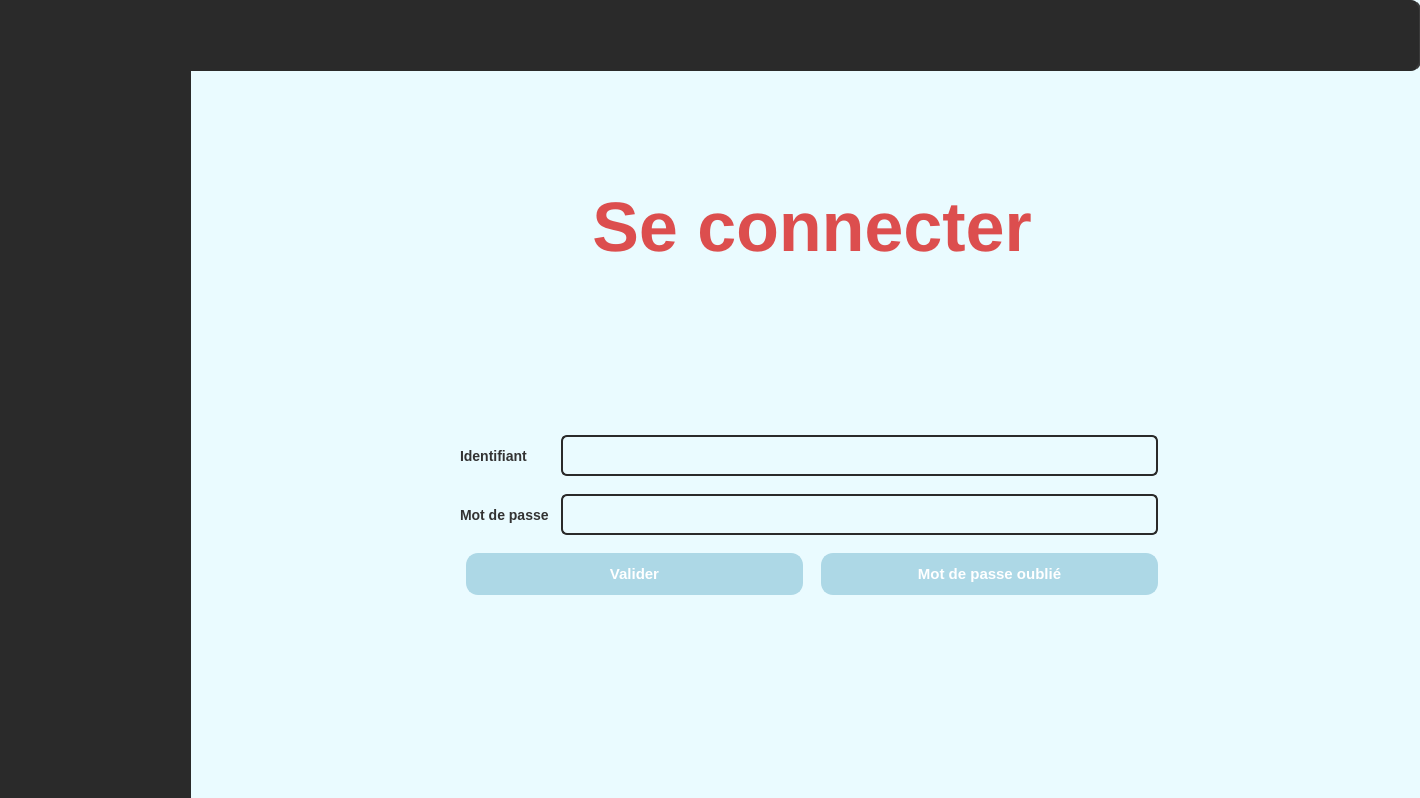
<?xml version="1.0" encoding="UTF-8"?>
<ui version="4.0">
 <class>Login</class>
 <widget class="QDialog" name="Login">
  <property name="geometry">
   <rect>
    <x>0</x>
    <y>0</y>
    <width>1420</width>
    <height>798</height>
   </rect>
  </property>
  <property name="windowTitle">
   <string>Connexion</string>
  </property>
  <widget class="QStackedWidget" name="stackedWidget_2">
   <property name="geometry">
    <rect>
     <x>0</x>
     <y>0</y>
     <width>1451</width>
     <height>811</height>
    </rect>
   </property>
   <property name="styleSheet">
    <string notr="true">background-color: rgb(234, 251, 255);
</string>
   </property>
   <property name="currentIndex">
    <number>2</number>
   </property>
   <widget class="QWidget" name="medecin_2">
    <widget class="QLabel" name="label_13">
     <property name="geometry">
      <rect>
       <x>560</x>
       <y>80</y>
       <width>171</width>
       <height>61</height>
      </rect>
     </property>
     <property name="styleSheet">
      <string notr="true">color : black;</string>
     </property>
     <property name="text">
      <string>medecin</string>
     </property>
    </widget>
   </widget>
   <widget class="QWidget" name="Patient_2">
    <property name="styleSheet">
     <string notr="true">color : black;</string>
    </property>
    <widget class="QLabel" name="label_14">
     <property name="geometry">
      <rect>
       <x>410</x>
       <y>60</y>
       <width>171</width>
       <height>61</height>
      </rect>
     </property>
     <property name="text">
      <string>patient</string>
     </property>
    </widget>
   </widget>
   <widget class="QWidget" name="Labo_2">
    <property name="styleSheet">
     <string notr="true">color : black;</string>
    </property>
    <widget class="QWidget" name="widget_2" native="true">
     <property name="geometry">
      <rect>
       <x>0</x>
       <y>0</y>
       <width>191</width>
       <height>801</height>
      </rect>
     </property>
     <property name="styleSheet">
      <string notr="true">QWidget {
    background-color: #2a2a2a;
    border-right: 2px solid #2a2a2a;
}

QPushButton {
    background-color: #3a3a3a;
    color: #ffffff;
    border: none;
    padding: 10px;
    margin: 5px;
    border-radius: 10px;
}

QPushButton:hover {
    background-color: #4a4a4a;
}

QPushButton:pressed {
    background-color: #666666;
}

QListWidget {
    background-color: #2a2a2a;
    color: #ffffff;
    border: none;
    border-radius: 10px;
}

QListWidget::item {
    padding: 8px;
    border-radius: 10px;
}

QListWidget::item:selected {
    background-color: #4a4a4a;
}

QScrollBar:vertical {
    border: none;
    background: #2a2a2a;
    width: 8px;
    margin: 0px 0px 0px 0px;
    border-radius: 10px;
}

QScrollBar::handle:vertical {
    background: #555555;
    border-radius: 10px;
}

QScrollBar::handle:vertical:hover {
    background: #777777;
}

QScrollBar::add-line:vertical, QScrollBar::sub-line:vertical {
    border: none;
    background: none;
}
</string>
     </property>
     <widget class="QPushButton" name="pushButton_14">
      <property name="geometry">
       <rect>
        <x>30</x>
        <y>740</y>
        <width>101</width>
        <height>41</height>
       </rect>
      </property>
      <property name="styleSheet">
       <string notr="true">QPushButton {
    background-color: #2a2a2a;
    color: #ffffff;
    border: 2px solid #2a2a2a;
    padding: 10px;
    margin: 6px;
    border-radius: 12px;
    font-size: 15px;
    font-weight: bold;
    text-transform: uppercase;
    transition: all 0.3s ease-in-out;
}

QPushButton:hover {
    background-color: #606060;
    border-color: #777777;
}

QPushButton:pressed {
    background-color: #787878;
    border-color: #909090;
}

QPushButton:disabled {
    background-color: #353535;
    color: #ffffff;
    border-color: #444444;
}
</string>
      </property>
      <property name="text">
       <string/>
      </property>
      <property name="icon">
       <iconset>
        <normaloff>:/new/prefix1/icons/close_4942745.png</normaloff>:/new/prefix1/icons/close_4942745.png</iconset>
      </property>
      <property name="checkable">
       <bool>true</bool>
      </property>
      <property name="autoExclusive">
       <bool>true</bool>
      </property>
     </widget>
     <widget class="QLabel" name="label_3">
      <property name="geometry">
       <rect>
        <x>0</x>
        <y>0</y>
        <width>81</width>
        <height>71</height>
       </rect>
      </property>
      <property name="text">
       <string/>
      </property>
      <property name="pixmap">
       <pixmap resource="resources.qrc">:/icons/sadeklogo.png</pixmap>
      </property>
      <property name="scaledContents">
       <bool>true</bool>
      </property>
     </widget>
     <widget class="QLabel" name="label_8">
      <property name="geometry">
       <rect>
        <x>80</x>
        <y>20</y>
        <width>111</width>
        <height>41</height>
       </rect>
      </property>
      <property name="text">
       <string/>
      </property>
      <property name="pixmap">
       <pixmap resource="resources.qrc">:/icons/44298757-c475-4d62-8415-e4d92b1b761b-removebg-preview.png</pixmap>
      </property>
      <property name="scaledContents">
       <bool>true</bool>
      </property>
     </widget>
    </widget>
    <widget class="QWidget" name="widget_4" native="true">
     <property name="geometry">
      <rect>
       <x>180</x>
       <y>0</y>
       <width>1241</width>
       <height>71</height>
      </rect>
     </property>
     <property name="styleSheet">
      <string notr="true">QWidget {
    background-color: #2a2a2a;
    border-right: 2px solid #3a3a3a;
    border-radius: 10px;
}

QPushButton {
    background-color: #3a3a3a;
    color: #ffffff;
    border: none;
    padding: 10px;
    margin: 5px;
    border-radius: 10px;
}

QPushButton:hover {
    background-color: #4a4a4a;
}

QPushButton:pressed {
    background-color: #666666;
}

QListWidget {
    background-color: #2a2a2a;
    color: #ffffff;
    border: none;
    border-radius: 10px;
}

QListWidget::item {
    padding: 8px;
    border-radius: 10px;
}

QListWidget::item:selected {
    background-color: #4a4a4a;
}

QScrollBar:vertical {
    border: none;
    background: #2a2a2a;
    width: 8px;
    margin: 0px 0px 0px 0px;
    border-radius: 10px;
}

QScrollBar::handle:vertical {
    background: #555555;
    border-radius: 10px;
}

QScrollBar::handle:vertical:hover {
    background: #777777;
}

QScrollBar::add-line:vertical, QScrollBar::sub-line:vertical {
    border: none;
    background: none;
}
</string>
     </property>
     <widget class="QWidget" name="popupWidget_14" native="true">
      <property name="geometry">
       <rect>
        <x>810</x>
        <y>30</y>
        <width>51</width>
        <height>16</height>
       </rect>
      </property>
      <property name="styleSheet">
       <string notr="true">QWidget {
    background-color: #2a2a2a;
    border-right: 2px solid #3a3a3a;
    border-radius: 10px;
}

QPushButton {
    background-color: #3a3a3a;
    color: #ffffff;
    border: none;
    padding: 10px;
    margin: 5px;
    border-radius: 10px;
}

QPushButton:hover {
    background-color: #4a4a4a;
}

QPushButton:pressed {
    background-color: #666666;
}

QListWidget {
    background-color: #2a2a2a;
    color: #ffffff;
    border: none;
    border-radius: 10px;
}

QListWidget::item {
    padding: 8px;
    border-radius: 10px;
}

QListWidget::item:selected {
    background-color: #4a4a4a;
}

QScrollBar:vertical {
    border: none;
    background: #2a2a2a;
    width: 8px;
    margin: 0px 0px 0px 0px;
    border-radius: 10px;
}

QScrollBar::handle:vertical {
    background: #555555;
    border-radius: 10px;
}

QScrollBar::handle:vertical:hover {
    background: #777777;
}

QScrollBar::add-line:vertical, QScrollBar::sub-line:vertical {
    border: none;
    background: none;
}
</string>
      </property>
      <widget class="QPushButton" name="pushButton_42">
       <property name="geometry">
        <rect>
         <x>30</x>
         <y>70</y>
         <width>111</width>
         <height>51</height>
        </rect>
       </property>
       <property name="styleSheet">
        <string notr="true">QPushButton {
    background-color: #2a2a2a;
    color: #ffffff;
    border: 2px solid #2a2a2a;
    padding: 10px;
    margin: 6px;
    border-radius: 12px;
    font-size: 11px;
    font-weight: bold;
    text-transform: uppercase;
    transition: all 0.3s ease-in-out;
}

QPushButton:hover {
    background-color: #606060;
    border-color: #777777;
}

QPushButton:pressed {
    background-color: #787878;
    border-color: #909090;
}

QPushButton:disabled {
    background-color: #353535;
    color: #ffffff;
    border-color: #444444;
}
</string>
       </property>
       <property name="text">
        <string>testtt</string>
       </property>
      </widget>
      <widget class="QPushButton" name="pushButton_43">
       <property name="geometry">
        <rect>
         <x>20</x>
         <y>0</y>
         <width>131</width>
         <height>61</height>
        </rect>
       </property>
       <property name="styleSheet">
        <string notr="true">QPushButton {
    background-color: #2a2a2a;
    color: #ffffff;
    border: 2px solid #2a2a2a;
    padding: 10px;
    margin: 6px;
    border-radius: 12px;
    font-size: 11px;
    font-weight: bold;
    text-transform: uppercase;
    transition: all 0.3s ease-in-out;
}

QPushButton:hover {
    background-color: #606060;
    border-color: #777777;
}

QPushButton:pressed {
    background-color: #787878;
    border-color: #909090;
}

QPushButton:disabled {
    background-color: #353535;
    color: #ffffff;
    border-color: #444444;
}
</string>
       </property>
       <property name="text">
        <string>testtt</string>
       </property>
      </widget>
      <widget class="QPushButton" name="pushButton_44">
       <property name="geometry">
        <rect>
         <x>20</x>
         <y>30</y>
         <width>131</width>
         <height>61</height>
        </rect>
       </property>
       <property name="styleSheet">
        <string notr="true">QPushButton {
    background-color: #2a2a2a;
    color: #ffffff;
    border: 2px solid #2a2a2a;
    padding: 10px;
    margin: 6px;
    border-radius: 12px;
    font-size: 11px;
    font-weight: bold;
    text-transform: uppercase;
    transition: all 0.3s ease-in-out;
}

QPushButton:hover {
    background-color: #606060;
    border-color: #777777;
}

QPushButton:pressed {
    background-color: #787878;
    border-color: #909090;
}

QPushButton:disabled {
    background-color: #353535;
    color: #ffffff;
    border-color: #444444;
}
</string>
       </property>
       <property name="text">
        <string>testtt</string>
       </property>
      </widget>
      <widget class="QLineEdit" name="id">
       <property name="enabled">
        <bool>false</bool>
       </property>
       <property name="geometry">
        <rect>
         <x>0</x>
         <y>-20</y>
         <width>101</width>
         <height>55</height>
        </rect>
       </property>
       <property name="styleSheet">
        <string notr="true">border: 2px solid #2a2a2a ; /* Blue border */
        border-radius: 6px;
        padding: 5px 8px;
         color: #2a2a2a;
    padding: 10px;
    margin: 6px;
    font-size: 13px;
    font-weight: bold;
        selection-background-color: #cce5ff; /* Light blue selection */

</string>
       </property>
      </widget>
     </widget>
    </widget>
    <widget class="QWidget" name="layoutWidget">
     <property name="geometry">
      <rect>
       <x>460</x>
       <y>30</y>
       <width>704</width>
       <height>571</height>
      </rect>
     </property>
     <layout class="QVBoxLayout" name="verticalLayout">
      <item>
       <widget class="QLabel" name="label_240">
        <property name="styleSheet">
         <string notr="true"> color: rgb(220, 78, 78);
    padding: 10px;
    margin: 6px;
    font-size: 70px;
    font-weight: bold;
background-color: rgb(234, 251, 255); 

</string>
        </property>
        <property name="text">
         <string>     Se connecter</string>
        </property>
       </widget>
      </item>
      <item>
       <layout class="QGridLayout" name="gridLayout">
        <item row="1" column="1">
         <widget class="QLineEdit" name="lineEdit_password">
          <property name="styleSheet">
           <string notr="true">border: 2px solid #2a2a2a ; /* Blue border */
        border-radius: 6px;
        padding: 5px 8px;
         color: #2a2a2a;
    padding: 10px;
    margin: 6px;
    font-size: 13px;
    font-weight: bold;
        selection-background-color: #cce5ff; /* Light blue selection */

</string>
          </property>
          <property name="echoMode">
           <enum>QLineEdit::EchoMode::Password</enum>
          </property>
         </widget>
        </item>
        <item row="0" column="0">
         <widget class="QLabel" name="label">
          <property name="styleSheet">
           <string notr="true">font-size: 14px;
        font-weight: bold;
        color: #333; /* Dark gray text */
        background: transparent;</string>
          </property>
          <property name="text">
           <string>Identifiant</string>
          </property>
         </widget>
        </item>
        <item row="0" column="1">
         <widget class="QLineEdit" name="lineEdit_login">
          <property name="styleSheet">
           <string notr="true">border: 2px solid #2a2a2a ; /* Blue border */
        border-radius: 6px;
        padding: 5px 8px;
         color: #2a2a2a;
    padding: 10px;
    margin: 6px;
    font-size: 13px;
    font-weight: bold;
        selection-background-color: #cce5ff; /* Light blue selection */

</string>
          </property>
         </widget>
        </item>
        <item row="1" column="0">
         <widget class="QLabel" name="label_2">
          <property name="styleSheet">
           <string notr="true">font-size: 14px;
        font-weight: bold;
        color: #333; /* Dark gray text */
        background: transparent;</string>
          </property>
          <property name="text">
           <string>Mot de passe</string>
          </property>
         </widget>
        </item>
       </layout>
      </item>
      <item>
       <layout class="QHBoxLayout" name="horizontalLayout">
        <item>
         <widget class="QPushButton" name="pushButton_login">
          <property name="styleSheet">
           <string notr="true">QPushButton {
    background-color: rgb(173, 216, 230);
    color: #ffffff;
    border: 2px solid rgb(173, 216, 230);
    padding: 10px;
    margin: 6px;
    border-radius: 12px;
    font-size: 15px;
    font-weight: bold;
    transition: all 0.3s ease-in-out;
}

QPushButton:hover {
    background-color: #606060;
    border-color: #777777;
}

QPushButton:pressed {
    background-color: #787878;
    border-color: #909090;
}

QPushButton:disabled {
    background-color: #353535;
    color: #ffffff;
    border-color: #444444;
}
</string>
          </property>
          <property name="text">
           <string>Valider</string>
          </property>
         </widget>
        </item>
        <item>
         <widget class="QPushButton" name="pushButton_mdp_oublie">
          <property name="styleSheet">
           <string notr="true">QPushButton {
    background-color: rgb(173, 216, 230);
    color: #ffffff;
    border: 2px solid rgb(173, 216, 230);
    padding: 10px;
    margin: 6px;
    border-radius: 12px;
    font-size: 15px;
    font-weight: bold;
    transition: all 0.3s ease-in-out;
}

QPushButton:hover {
    background-color: #606060;
    border-color: #777777;
}

QPushButton:pressed {
    background-color: #787878;
    border-color: #909090;
}

QPushButton:disabled {
    background-color: #353535;
    color: #ffffff;
    border-color: #444444;
}
</string>
          </property>
          <property name="text">
           <string>Mot de passe oublié</string>
          </property>
         </widget>
        </item>
       </layout>
      </item>
     </layout>
    </widget>
    <zorder>layoutWidget</zorder>
    <zorder>widget_4</zorder>
    <zorder>widget_2</zorder>
   </widget>
   <widget class="QWidget" name="equibment_2">
    <widget class="QLabel" name="label_17">
     <property name="geometry">
      <rect>
       <x>440</x>
       <y>50</y>
       <width>171</width>
       <height>61</height>
      </rect>
     </property>
     <property name="styleSheet">
      <string notr="true">color : black;</string>
     </property>
     <property name="text">
      <string>equibment</string>
     </property>
    </widget>
   </widget>
   <widget class="QWidget" name="Vacc_2">
    <widget class="QLabel" name="label_18">
     <property name="geometry">
      <rect>
       <x>430</x>
       <y>70</y>
       <width>171</width>
       <height>61</height>
      </rect>
     </property>
     <property name="styleSheet">
      <string notr="true">color : black;</string>
     </property>
     <property name="text">
      <string>VACCINS</string>
     </property>
    </widget>
   </widget>
   <widget class="QWidget" name="RendezVous_2">
    <widget class="QLabel" name="label_19">
     <property name="geometry">
      <rect>
       <x>410</x>
       <y>60</y>
       <width>171</width>
       <height>61</height>
      </rect>
     </property>
     <property name="styleSheet">
      <string notr="true">color : black;</string>
     </property>
     <property name="text">
      <string>rendez vous</string>
     </property>
    </widget>
   </widget>
   <widget class="QWidget" name="user_2">
    <widget class="QLabel" name="label_20">
     <property name="geometry">
      <rect>
       <x>750</x>
       <y>170</y>
       <width>171</width>
       <height>61</height>
      </rect>
     </property>
     <property name="styleSheet">
      <string notr="true">color : black;</string>
     </property>
     <property name="text">
      <string>user</string>
     </property>
    </widget>
   </widget>
   <widget class="QWidget" name="statlabo_2">
    <widget class="QLabel" name="label_21">
     <property name="geometry">
      <rect>
       <x>0</x>
       <y>0</y>
       <width>461</width>
       <height>71</height>
      </rect>
     </property>
     <property name="styleSheet">
      <string notr="true"> color: rgb(220, 78, 78);
    padding: 10px;
    margin: 6px;
    font-size: 30px;
    font-weight: bold;
background-color: rgb(234, 251, 255); 

</string>
     </property>
     <property name="text">
      <string>Statistique :    (laboratoire)</string>
     </property>
    </widget>
   </widget>
   <widget class="QWidget" name="chatbotlabo_2">
    <widget class="QLabel" name="label_23">
     <property name="geometry">
      <rect>
       <x>0</x>
       <y>0</y>
       <width>461</width>
       <height>71</height>
      </rect>
     </property>
     <property name="styleSheet">
      <string notr="true"> color: rgb(220, 78, 78);
    padding: 10px;
    margin: 6px;
    font-size: 30px;
    font-weight: bold;
background-color: rgb(234, 251, 255); 

</string>
     </property>
     <property name="text">
      <string>Chatbot :    (laboratoire)</string>
     </property>
    </widget>
   </widget>
   <widget class="QWidget" name="journallabo_2">
    <widget class="QLabel" name="label_24">
     <property name="geometry">
      <rect>
       <x>0</x>
       <y>0</y>
       <width>461</width>
       <height>71</height>
      </rect>
     </property>
     <property name="styleSheet">
      <string notr="true"> color: rgb(220, 78, 78);
    padding: 10px;
    margin: 6px;
    font-size: 30px;
    font-weight: bold;
background-color: rgb(234, 251, 255); 

</string>
     </property>
     <property name="text">
      <string>Journal :    (laboratoire)</string>
     </property>
    </widget>
   </widget>
  </widget>
 </widget>
 <resources>
  <include location="resources.qrc"/>
 </resources>
 <connections/>
</ui>
